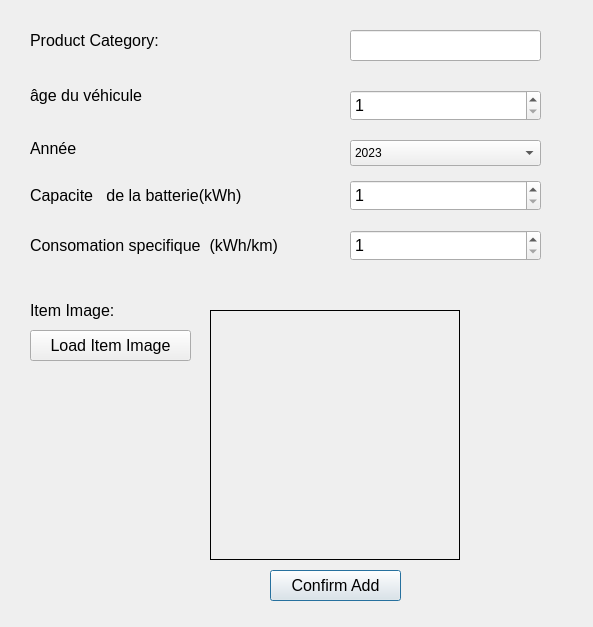
<?xml version="1.0" encoding="UTF-8"?>
<ui version="4.0">
 <class>AddItemDialog</class>
 <widget class="QDialog" name="AddItemDialog">
  <property name="geometry">
   <rect>
    <x>0</x>
    <y>0</y>
    <width>593</width>
    <height>627</height>
   </rect>
  </property>
  <property name="windowTitle">
   <string>Add Item</string>
  </property>
  <widget class="QLabel" name="label">
   <property name="geometry">
    <rect>
     <x>30</x>
     <y>20</y>
     <width>161</width>
     <height>41</height>
    </rect>
   </property>
   <property name="font">
    <font>
     <pointsize>12</pointsize>
    </font>
   </property>
   <property name="text">
    <string>Product Category:</string>
   </property>
  </widget>
  <widget class="QLabel" name="label_2">
   <property name="geometry">
    <rect>
     <x>30</x>
     <y>80</y>
     <width>161</width>
     <height>31</height>
    </rect>
   </property>
   <property name="font">
    <font>
     <pointsize>12</pointsize>
    </font>
   </property>
   <property name="text">
    <string>âge du véhicule</string>
   </property>
  </widget>
  <widget class="QLabel" name="label_3">
   <property name="geometry">
    <rect>
     <x>30</x>
     <y>300</y>
     <width>101</width>
     <height>21</height>
    </rect>
   </property>
   <property name="font">
    <font>
     <pointsize>12</pointsize>
    </font>
   </property>
   <property name="text">
    <string>Item Image:</string>
   </property>
  </widget>
  <widget class="QLineEdit" name="txtProductName">
   <property name="geometry">
    <rect>
     <x>350</x>
     <y>30</y>
     <width>191</width>
     <height>31</height>
    </rect>
   </property>
   <property name="font">
    <font>
     <pointsize>12</pointsize>
    </font>
   </property>
  </widget>
  <widget class="QSpinBox" name="sbPoids">
   <property name="geometry">
    <rect>
     <x>350</x>
     <y>90</y>
     <width>191</width>
     <height>31</height>
    </rect>
   </property>
   <property name="font">
    <font>
     <pointsize>12</pointsize>
    </font>
   </property>
   <property name="minimum">
    <number>1</number>
   </property>
   <property name="maximum">
    <number>1000</number>
   </property>
  </widget>
  <widget class="QLabel" name="lblImage">
   <property name="geometry">
    <rect>
     <x>210</x>
     <y>310</y>
     <width>250</width>
     <height>250</height>
    </rect>
   </property>
   <property name="frameShape">
    <enum>QFrame::Panel</enum>
   </property>
   <property name="text">
    <string/>
   </property>
  </widget>
  <widget class="QPushButton" name="btnConfirmAdd">
   <property name="geometry">
    <rect>
     <x>270</x>
     <y>570</y>
     <width>131</width>
     <height>31</height>
    </rect>
   </property>
   <property name="font">
    <font>
     <pointsize>12</pointsize>
    </font>
   </property>
   <property name="text">
    <string>Confirm Add</string>
   </property>
  </widget>
  <widget class="QPushButton" name="btnLoadImage">
   <property name="geometry">
    <rect>
     <x>30</x>
     <y>330</y>
     <width>161</width>
     <height>31</height>
    </rect>
   </property>
   <property name="font">
    <font>
     <pointsize>12</pointsize>
    </font>
   </property>
   <property name="text">
    <string>Load Item Image</string>
   </property>
  </widget>
  <widget class="QLabel" name="label_4">
   <property name="geometry">
    <rect>
     <x>30</x>
     <y>140</y>
     <width>111</width>
     <height>16</height>
    </rect>
   </property>
   <property name="font">
    <font>
     <pointsize>12</pointsize>
    </font>
   </property>
   <property name="text">
    <string>Année</string>
   </property>
  </widget>
  <widget class="QLabel" name="label_5">
   <property name="geometry">
    <rect>
     <x>30</x>
     <y>180</y>
     <width>271</width>
     <height>31</height>
    </rect>
   </property>
   <property name="font">
    <font>
     <pointsize>12</pointsize>
    </font>
   </property>
   <property name="text">
    <string>Capacite   de la batterie(kWh)</string>
   </property>
  </widget>
  <widget class="QSpinBox" name="sbCapacite">
   <property name="geometry">
    <rect>
     <x>350</x>
     <y>180</y>
     <width>191</width>
     <height>31</height>
    </rect>
   </property>
   <property name="font">
    <font>
     <pointsize>12</pointsize>
    </font>
   </property>
   <property name="minimum">
    <number>1</number>
   </property>
   <property name="maximum">
    <number>1000</number>
   </property>
  </widget>
  <widget class="QComboBox" name="sbAnnee">
   <property name="geometry">
    <rect>
     <x>350</x>
     <y>140</y>
     <width>191</width>
     <height>26</height>
    </rect>
   </property>
   <item>
    <property name="text">
     <string>2023</string>
    </property>
   </item>
   <item>
    <property name="text">
     <string>2022</string>
    </property>
   </item>
   <item>
    <property name="text">
     <string>2021</string>
    </property>
   </item>
   <item>
    <property name="text">
     <string>2020</string>
    </property>
   </item>
   <item>
    <property name="text">
     <string>2019</string>
    </property>
   </item>
  </widget>
  <widget class="QLabel" name="label_6">
   <property name="geometry">
    <rect>
     <x>30</x>
     <y>230</y>
     <width>311</width>
     <height>31</height>
    </rect>
   </property>
   <property name="font">
    <font>
     <pointsize>12</pointsize>
    </font>
   </property>
   <property name="text">
    <string>Consomation specifique  (kWh/km)</string>
   </property>
  </widget>
  <widget class="QSpinBox" name="sbConsomation">
   <property name="geometry">
    <rect>
     <x>350</x>
     <y>230</y>
     <width>191</width>
     <height>31</height>
    </rect>
   </property>
   <property name="font">
    <font>
     <pointsize>12</pointsize>
    </font>
   </property>
   <property name="minimum">
    <number>1</number>
   </property>
   <property name="maximum">
    <number>1000</number>
   </property>
  </widget>
 </widget>
 <resources/>
 <connections/>
</ui>
